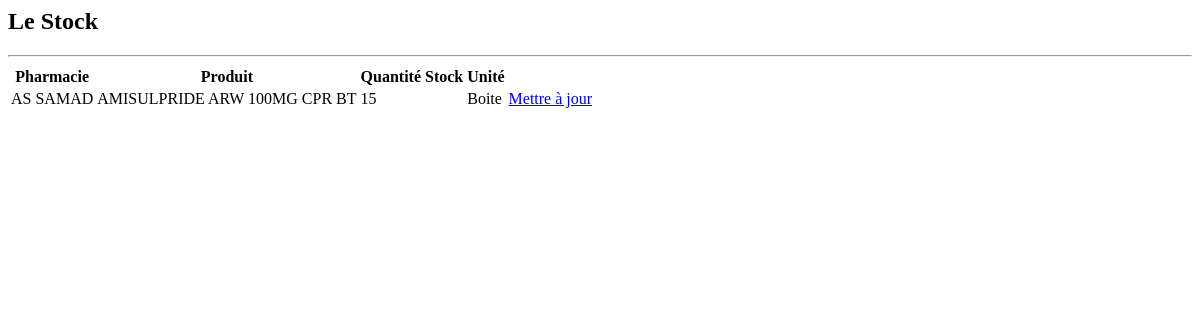
The app's page /list_stock/, older data.
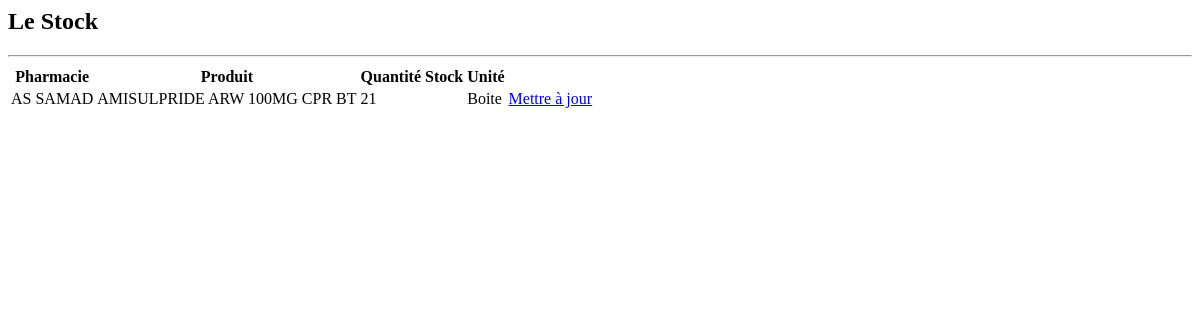
The same page, newer data.
### pharma/models.py (models this page shows, shortened)
class Stock(models.Model):
    pharmacie = models.ForeignKey(PharmacieGarde, null=True, on_delete=models.SET_NULL)
    produit = models.ForeignKey(Produit, null=True, on_delete=models.SET_NULL)
    quantite_stock = models.IntegerField(null=True, default=0)
    unite = models.ForeignKey(Unite, null=True, on_delete=models.SET_NULL)
    date_ajout = models.DateTimeField(auto_now_add=True)
    date_modif = models.DateTimeField(auto_now=True)

class PharmacieGarde(models.Model):
    pharmacie = models.CharField(max_length=40, null=True)
    latitude = models.FloatField(max_length=40, default=0)
    longitude = models.FloatField(max_length=40, default=0)
    groupe = models.ForeignKey(Groupe, null=True, on_delete=models.SET_NULL)
    def __str__(self):
        return self.pharmacie

class Produit(models.Model):
    designation = models.CharField(max_length=40, null=True)
    date_ajout = models.DateTimeField(auto_now_add=True)
    date_modif = models.DateTimeField(auto_now=True)
    def __str__(self):
        return self.designation

class Unite(models.Model):
    typeUnite = models.CharField(max_length=40, null=True)
    def __str__(self):
        return self.typeUnite

### pharma/views.py (the view)
# urls.py: path('list_stock/', views.list_stock, name='list_stock'),
def list_stock(request):
    stock = Stock.objects.all()
    context = {"stock": stock}
    return render(request, 'pharma/list_stock.html', context)

### pharma/templates/pharma/list_stock.html
{% block content %}
<h2>Le Stock</h2>
<hr>
<table class="table table-sm">
    <tr>
        <th>Pharmacie</th>
        <th>Produit</th>
        <th>Quantité Stock</th>
        <th>Unité</th>
    </tr>
    {% for s in stock %}
        <tr>
            <td>{{ s.pharmacie }}</td>
            <td>{{ s.produit }}</td>
            <td>{{ s.quantite_stock }}</td>
            <td>{{ s.unite }}</td>
            <td><a href="{% url 'mettre_a_jour_stock' s.id  %}">Mettre à jour</a></td>
        </tr>
    {% endfor %}
</table>
{% endblock %}

Row changes from the older to the newer data that the page shows:
changed Stock "AS SAMAD": quantite_stock "15" → "21"
